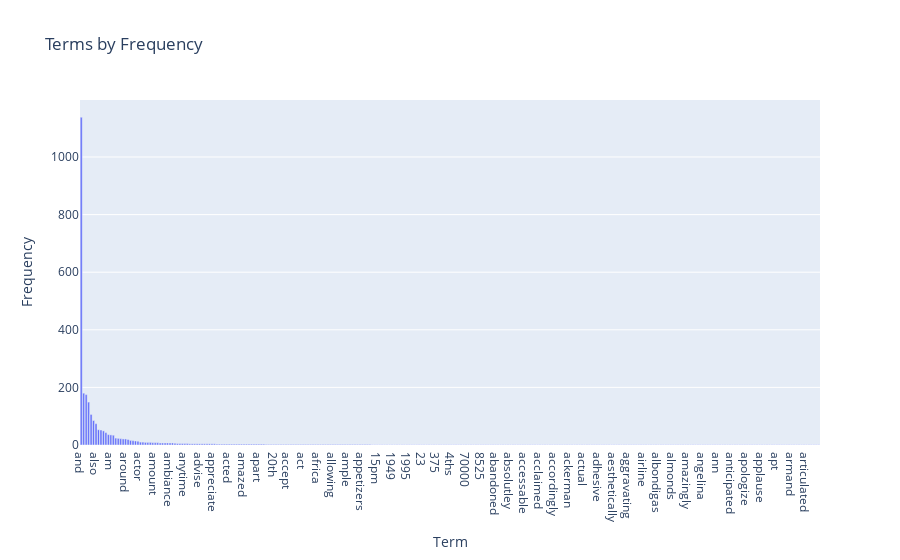

The code cell stored with this chart in its notebook:
### Code cell
import plotly.express as px

term_frequencies = np.asarray(new_dataset_counts.sum(axis=0))[0]
x=count_vect.get_feature_names_out()[:300]
y=term_frequencies[:300]

xy_ = list(zip(x, y))
sorted_ = sorted(xy_, key = lambda x: -x[1])

_x = [item[0] for item in sorted_[:]]
_y = [item[1] for item in sorted_[:]]
fig = px.bar(x=_x, y=_y, labels={'x': 'Term', 'y': 'Frequency'}, title='Terms by Frequency')

fig.show()

### Figure 1 — Plotly figure (JSON) as saved in the notebook; plotly's stock layout.template omitted (floating-point values rounded to 4 significant figures; data arrays with more than 128 entries replaced by an {"elided": "..."} marker saying what was removed)
{"data": [{"alignmentgroup": "True", "hovertemplate": "Term=%{x}<br>Frequency=%{y}<extra></extra>", "legendgroup": "", "marker": {"color": "#636efa", "pattern": {"shape": ""}}, "name": "", "offsetgroup": "", "orientation": "v", "showlegend": false, "textposition": "auto", "type": "bar", "x": {"elided": "300 str values"}, "xaxis": "x", "y": {"elided": "300 int values"}, "yaxis": "y"}], "layout": {"barmode": "relative", "legend": {"tracegroupgap": 0}, "title": {"text": "Terms by Frequency"}, "xaxis": {"anchor": "y", "domain": [0, 1], "title": {"text": "Term"}}, "yaxis": {"anchor": "x", "domain": [0, 1], "title": {"text": "Frequency"}}}}
